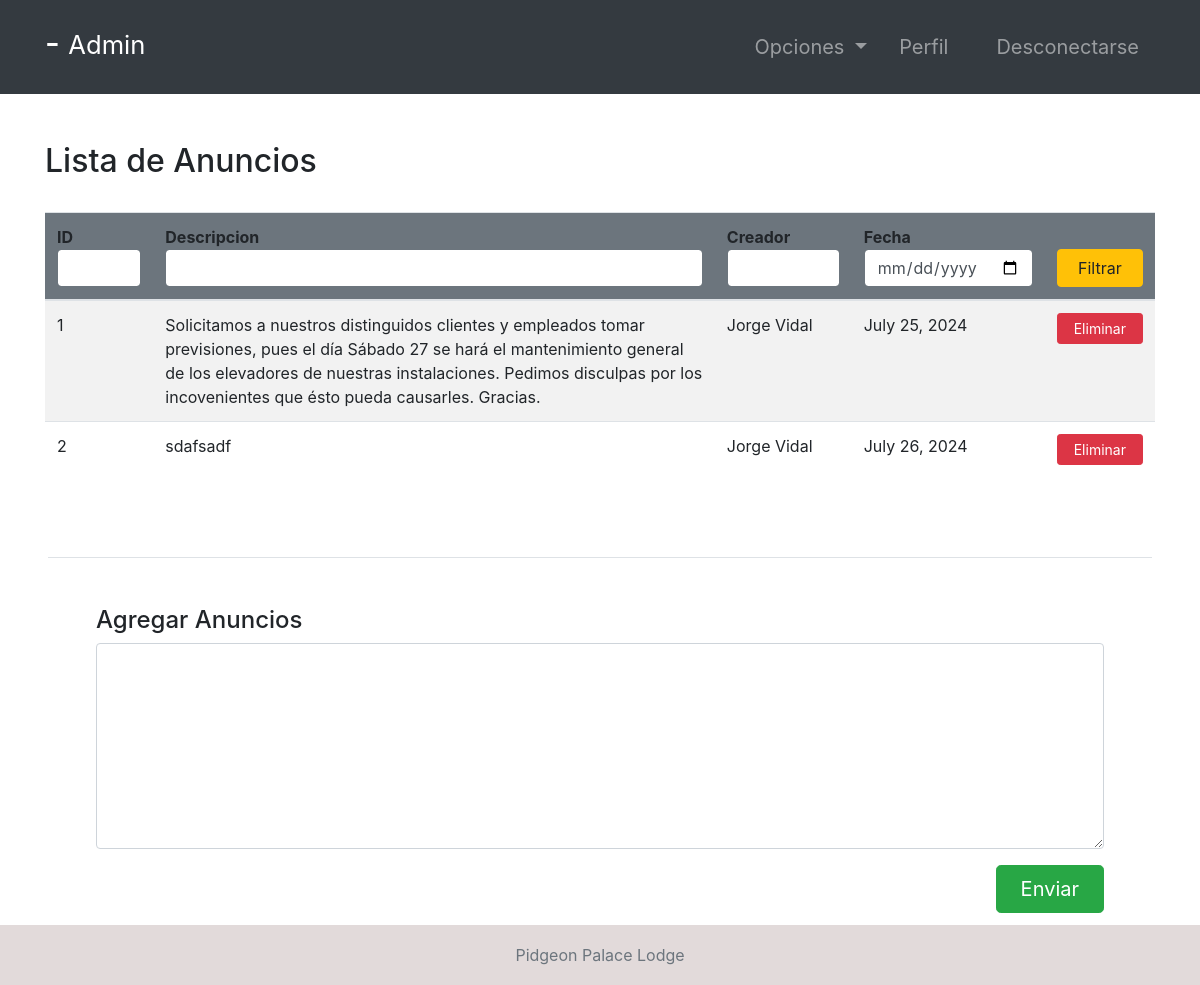
The page /announcements/ (signed in) on the database its author committed.
### hotel/models.py (models this page shows, shortened)
class Announcement(models.Model):
    content = models.TextField()
    sender = models.ForeignKey(Employee, null=True, on_delete=models.CASCADE)
    date = models.DateField(default=timezone.now)

### accounts/models.py (models this page shows, shortened)
class Employee(models.Model):
    user = models.OneToOneField(User, null=True, on_delete=models.CASCADE)
    phoneNumber = PhoneNumberField(unique=True)
    salary = models.FloatField()

### hotel/views.py (the view, shortened to what this page needs)
# urls.py: path('announcements/', announcements, name="announcements"),
@ login_required(login_url='login')
def announcements(request):
    role = str(request.user.groups.all()[0])
    path = role + "/"
    announcements = Announcement.objects.all()
    context = {
        "role": role,
        'announcements': announcements
    }
    return render(request, path + "announcements.html", context)

### Templates/admin/announcements.html
{% extends '../index.html' %}
{% block context %}
{% include '../common_pages/authorized-announcements.html' %}
{% endblock %}

### Templates/incs/nav.html (shortened to what this page needs)
<nav class="navbar navbar-dark bg-dark navbar-expand-lg py-3 " role="navigation">
    <div class="container">
        <a href="" class="navbar-brand">
            <h2 class="text-capitalize">
                {{ request.user.first_name }} {{ request.user.last_name }} -
                <small>
                    {{ role }}
                </small>
            </h2>
        </a>
        <div class="collapse navbar-collapse" id="navbarTags">
            <ul class="navbar-nav ml-auto">
                <li class="nav-item dropdown p-2">
                    <a class="nav-link dropdown-toggle" href="#" id="navbarDropdown" role="button"
                        data-toggle="dropdown" aria-haspopup="true" aria-expanded="false">
                        Opciones
                    </a>
                </li>
                <li class="nav-item mr-3 p-2">
                    {% if role == 'staff' or role == 'receptionist' or role == 'admin' or role == 'manager' %}
                    <a href="{% url 'employee-profile' user.id %}" class="nav-link">Perfil</a>
                    {% endif %}
                </li>
                <li class="nav-item p-2 ">
                    <a href="{% url 'logout' %}" class="nav-link">Desconectarse</a>
                </li>
            </ul>
        </div>
    </div>
</nav>

### Templates/common_pages/authorized-announcements.html (shortened to what this page needs)
<div class="container py-5">
    <div class="table-header row">
        <div class="col-sm-12 col-md-12 col-lg-4 mb-4">
            <h2>Lista de Anuncios</h2>
        </div>
    </div>
    <table class="table table-hover table-striped">
        <thead class="bg-secondary rounded">
            <tr>
                <form action="" method="POST">
                    <th>ID<input type="number" name="id" value="{{id}}" class="form-control border border-secondary">
                    </th>
                    <th>Descripcion<input type="text" name="content" value="{{content}}"
                            class="form-control border border-secondary"></th>
                    <th>Creador<input type="text" name="name" value="{{name}}"
                            class="form-control border border-secondary"></th>
                    <th>Fecha<input type="date" class="form-control border border-secondary" name="date"
                            value="{{date}}"></th>
                    <th><button type="submit" name="filter" class="btn btn-warning w-100">Filtrar</button></th>
                </form>
            </tr>
        </thead>
        <tbody>
            {% for announcement in announcements %}
            <tr>
                <td>{{announcement.id}}</td>
                <td>{{announcement.content}}</td>
                <td>{{announcement.sender.user.first_name}} {{announcement.sender.user.last_name}}</td>
                <td>{{announcement.date}}</td>
                {% if role == "manager" or role == "admin" %}
                <td> <a href="{% url 'deleteAnnouncement' announcement.id %}"
                        class="btn btn-sm btn-danger px-3">Eliminar</a> </td>
                {% else %}
                <td></td>
                {% endif %}
            </tr>
            {% endfor %}
        </tbody>
    </table>
</div>
{% if role == "manager" or role == "admin" %}
<div class="add-annoucment border-top my-3 mx-5 p-5">
    <h4>Agregar Anuncios</h4>
    <form action="" method="POST">
        <div class="form-group">
            <textarea class="form-control" name="textid" rows="8" placeholder="Enter Content of Announcement"
                id="textid">
            </textarea>
        </div>
        <button type="submit" class="btn btn-success btn-lg px-4 float-right" name="sendAnnouncement">Enviar</button>
    </form>
</div>
{% endif %}

### static/css/main.css (style rules this page uses)
* { margin: 0; padding: 0; -webkit-font-smoothing: antialiased; }
body { position: relative; }
nav .nav-item { font-size: 20px; }

### rows shown on the page
Announcement: id "1", content "Solicitamos a nuestros distinguidos clientes y empleados tomar previsiones, pues el día Sábado 27 se hará el mantenimiento general de los elevadores de nuestras instalaciones. Pedimos disculpas por los incovenientes que ésto pueda causarles. Gracias.", sender.user.first_name "Jorge", sender.user.last_name "Vidal", date "July 25, 2024"
Announcement: id "2", content "sdafsadf", sender.user.first_name "Jorge", sender.user.last_name "Vidal", date "July 26, 2024"

### other values the page prints
{{ role }} "Admin"
